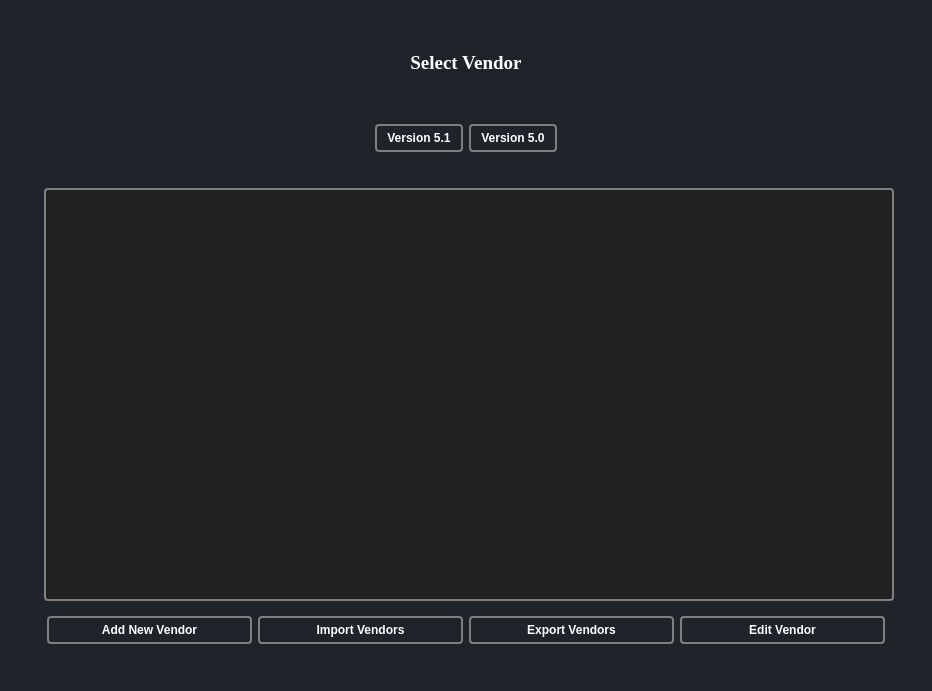
<?xml version="1.0" encoding="UTF-8"?>
<ui version="4.0">
 <class>manage_vendor_tab</class>
 <widget class="QWidget" name="manage_vendor_tab">
  <property name="geometry">
   <rect>
    <x>0</x>
    <y>0</y>
    <width>932</width>
    <height>691</height>
   </rect>
  </property>
  <property name="windowTitle">
   <string>MainWindow</string>
  </property>
  <property name="styleSheet">
   <string notr="true">*{
	
border:none;
background-color:transparent;
background:none;
padding:0;
margin:0;
color:#fff;
}



#manage_vendor_tab{
background-color:#1f232a;
}
#EditVendor{
background-color:#16191d;
}
QPushButton{
text-align:left;
padding: 5px 10px;

border-top-left-radius:5px;
border-bottom-left-radius:5px;
}
QPushButton:pressed{
background-color:grey;
text-align:left;
padding:2px 10px;
color:white;}</string>
  </property>
  <layout class="QGridLayout" name="gridLayout_2">
   <item row="0" column="0">
    <widget class="QWidget" name="centralwidget" native="true">
     <layout class="QGridLayout" name="gridLayout_4">
      <item row="0" column="0">
       <widget class="QWidget" name="SelectVendor" native="true">
        <layout class="QGridLayout" name="gridLayout">
         <item row="3" column="0" rowspan="7">
          <widget class="QFrame" name="frame">
           <property name="frameShape">
            <enum>QFrame::StyledPanel</enum>
           </property>
           <property name="frameShadow">
            <enum>QFrame::Plain</enum>
           </property>
           <layout class="QGridLayout" name="gridLayout_3">
            <item row="2" column="1" colspan="2">
             <widget class="QFrame" name="frame_2">
              <property name="styleSheet">
               <string notr="true">QPushButton {
    border: 2px solid #000000;
border-color:grey;
border-radius:15px;
}

QPushButton:hover {
    background-color: lightblue;
}

</string>
              </property>
              <property name="frameShape">
               <enum>QFrame::StyledPanel</enum>
              </property>
              <layout class="QHBoxLayout" name="horizontalLayout">
               <item>
                <widget class="QPushButton" name="addVendorButton">
                 <property name="sizePolicy">
                  <sizepolicy hsizetype="Expanding" vsizetype="Fixed">
                   <horstretch>0</horstretch>
                   <verstretch>0</verstretch>
                  </sizepolicy>
                 </property>
                 <property name="styleSheet">
                  <string notr="true">QPushButton { 
    color: #FFFFFF;
	font: bold;
   border-radius: 4px;
text-align: center;
}

QPushButton:hover{
 background-color: #2095E6;
}

</string>
                 </property>
                 <property name="text">
                  <string>Add New Vendor</string>
                 </property>
                 <property name="icon">
                  <iconset>
                   <normaloff>resources/Icons/add.png</normaloff>resources/Icons/add.png</iconset>
                 </property>
                </widget>
               </item>
               <item>
                <widget class="QPushButton" name="importVendorsButton">
                 <property name="sizePolicy">
                  <sizepolicy hsizetype="Expanding" vsizetype="Fixed">
                   <horstretch>0</horstretch>
                   <verstretch>0</verstretch>
                  </sizepolicy>
                 </property>
                 <property name="styleSheet">
                  <string notr="true">QPushButton { 
    color: #FFFFFF;
	font: bold;
   border-radius: 4px;
text-align: center;
}

QPushButton:hover{
 background-color: #2095E6;
}

</string>
                 </property>
                 <property name="text">
                  <string>Import Vendors</string>
                 </property>
                 <property name="icon">
                  <iconset>
                   <normaloff>resources/Icons/import.png</normaloff>resources/Icons/import.png</iconset>
                 </property>
                </widget>
               </item>
               <item>
                <widget class="QPushButton" name="exportVendorsButton">
                 <property name="sizePolicy">
                  <sizepolicy hsizetype="Expanding" vsizetype="Fixed">
                   <horstretch>0</horstretch>
                   <verstretch>0</verstretch>
                  </sizepolicy>
                 </property>
                 <property name="toolTip">
                  <string>&lt;html&gt;&lt;head/&gt;&lt;body&gt;&lt;p&gt;&lt;img src=&quot;:/newPrefix/save_icon.png&quot;/&gt;yguhbnj&lt;/p&gt;&lt;/body&gt;&lt;/html&gt;</string>
                 </property>
                 <property name="styleSheet">
                  <string notr="true">QPushButton { 
    color: #FFFFFF;
	font: bold;
   border-radius: 4px;
text-align: center;
}

QPushButton:hover{
 background-color: #2095E6;
}

</string>
                 </property>
                 <property name="text">
                  <string>Export Vendors</string>
                 </property>
                 <property name="icon">
                  <iconset>
                   <normaloff>resources/Icons/export - Copy.png</normaloff>resources/Icons/export - Copy.png</iconset>
                 </property>
                </widget>
               </item>
               <item>
                <widget class="QPushButton" name="editvendorsbutton">
                 <property name="sizePolicy">
                  <sizepolicy hsizetype="Expanding" vsizetype="Fixed">
                   <horstretch>0</horstretch>
                   <verstretch>0</verstretch>
                  </sizepolicy>
                 </property>
                 <property name="styleSheet">
                  <string notr="true">QPushButton { 
    color: #FFFFFF;
	font: bold;
   border-radius: 4px;
text-align: center;
}

QPushButton:hover{
 background-color: #2095E6;
}

</string>
                 </property>
                 <property name="text">
                  <string>Edit Vendor</string>
                 </property>
                 <property name="icon">
                  <iconset>
                   <normaloff>resources/Icons/edit.png</normaloff>resources/Icons/edit.png</iconset>
                 </property>
                </widget>
               </item>
              </layout>
             </widget>
            </item>
            <item row="0" column="2">
             <widget class="QListView" name="vendorsListView">
              <property name="font">
               <font>
                <family>Segoe UI</family>
                <pointsize>11</pointsize>
               </font>
              </property>
              <property name="styleSheet">
               <string notr="true">QListView {
	background-color: rgb(33, 33, 33);
	color:white;
	alternate-background-color: rgb(50, 50, 50);
	padding: 8px;
	border: 2px solid gray;
	border-radius: 4px;
}

QListView::item {
    padding: 6px;
}


QScrollBar {
    border: none;
    background: rgb(30, 30, 30);
    width: 15px;
    margin: 15px 0 15px 0;
}</string>
              </property>
              <property name="alternatingRowColors">
               <bool>true</bool>
              </property>
             </widget>
            </item>
           </layout>
          </widget>
         </item>
         <item row="2" column="0" alignment="Qt::AlignHCenter">
          <widget class="QFrame" name="selectVersionFrame">
           <property name="minimumSize">
            <size>
             <width>0</width>
             <height>0</height>
            </size>
           </property>
           <property name="styleSheet">
            <string notr="true">QPushButton {
    border: 2px solid #000000;
border-color:grey;
border-radius:15px;
}

QPushButton:hover {
    background-color: lightblue;
}
</string>
           </property>
           <property name="frameShape">
            <enum>QFrame::StyledPanel</enum>
           </property>
           <property name="pushButton" stdset="0">
            <bool>true</bool>
           </property>
           <layout class="QHBoxLayout" name="horizontalLayout_2">
            <item>
             <widget class="QPushButton" name="version51">
              <property name="styleSheet">
               <string notr="true">QPushButton { 
    color: #FFFFFF;
	font: bold;
   border-radius: 4px;
text-align: center;
}

QPushButton:hover{
 background-color: #2095E6;
}

</string>
              </property>
              <property name="text">
               <string>Version 5.1</string>
              </property>
             </widget>
            </item>
            <item>
             <widget class="QPushButton" name="version50">
              <property name="styleSheet">
               <string notr="true">QPushButton { 
    color: #FFFFFF;
	font: bold;
   border-radius: 4px;
text-align: center;
}

QPushButton:hover{
 background-color: #2095E6;
}

</string>
              </property>
              <property name="text">
               <string>Version 5.0</string>
              </property>
             </widget>
            </item>
           </layout>
          </widget>
         </item>
         <item row="1" column="0">
          <widget class="QLabel" name="label_13">
           <property name="font">
            <font>
             <family>Georgia</family>
             <pointsize>14</pointsize>
             <bold>true</bold>
            </font>
           </property>
           <property name="styleSheet">
            <string notr="true"/>
           </property>
           <property name="text">
            <string>&lt;html&gt;&lt;head/&gt;&lt;body&gt;&lt;p align=&quot;center&quot;&gt;Select Vendor&lt;/p&gt;&lt;/body&gt;&lt;/html&gt;</string>
           </property>
          </widget>
         </item>
        </layout>
       </widget>
      </item>
     </layout>
    </widget>
   </item>
  </layout>
 </widget>
 <resources>
  <include location="resources.qrc"/>
 </resources>
 <connections/>
</ui>
